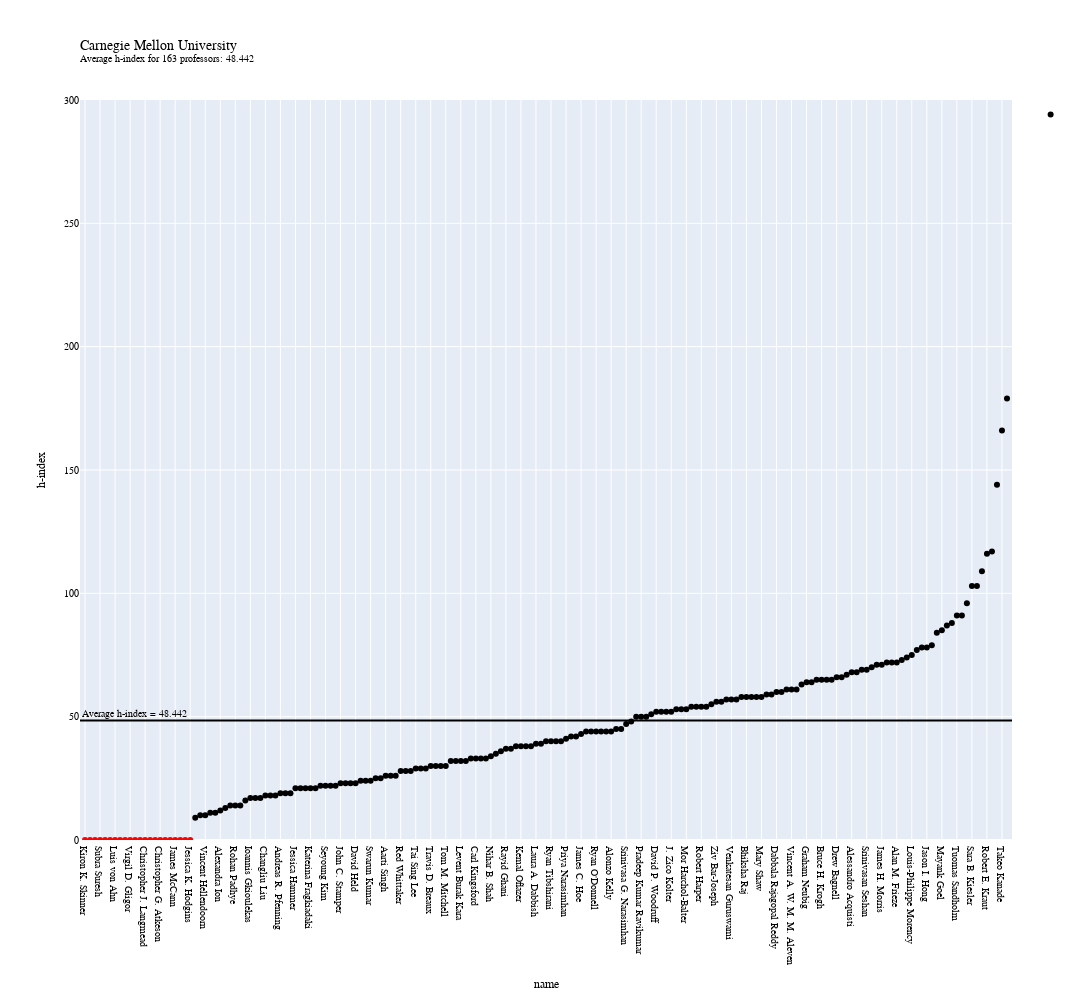
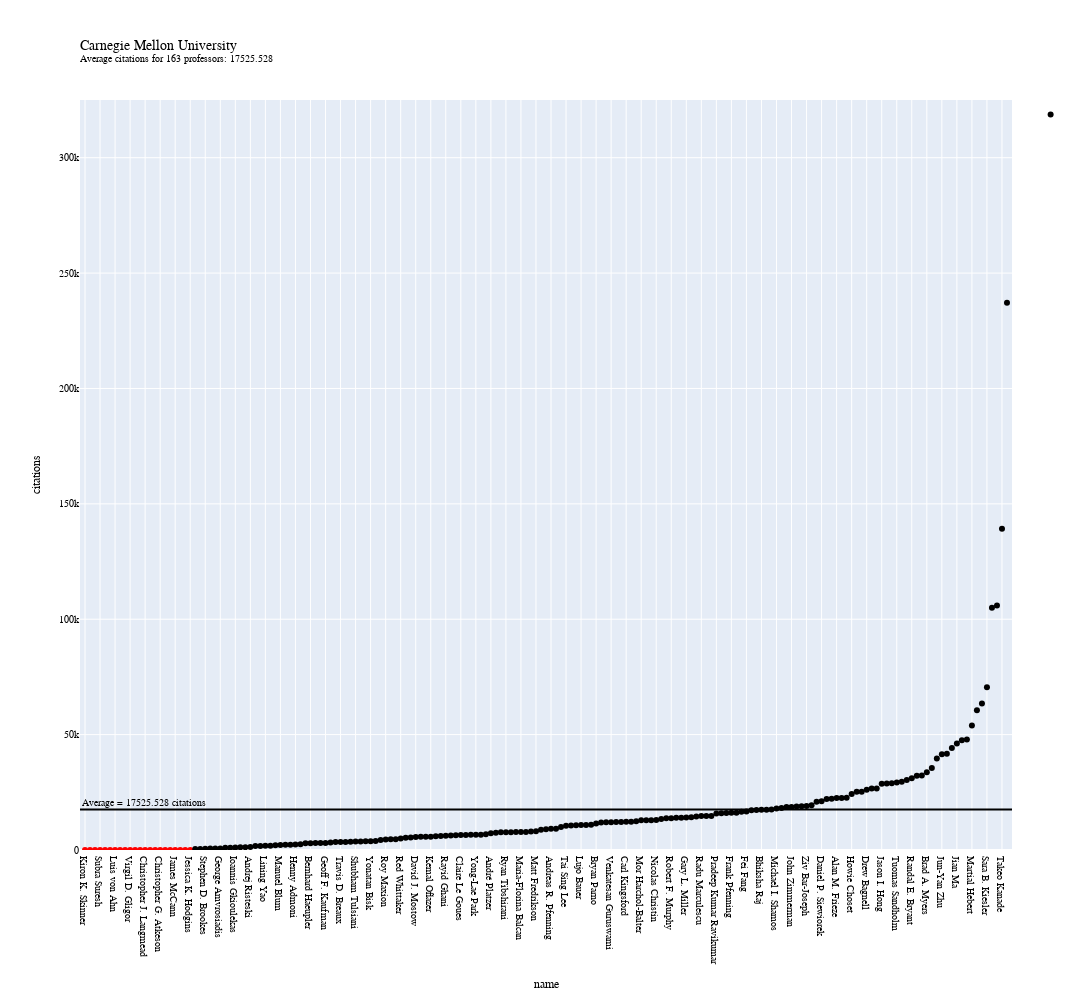

The cell these charts' notebook holds for them, in order:
### Code cell
plot('Carnegie Mellon University')

### Figure 1 — Plotly figure (JSON) as saved in the notebook; plotly's stock layout.template omitted (floating-point values rounded to 4 significant figures; data arrays with more than 128 entries replaced by an {"elided": "..."} marker saying what was removed)
{"data": [{"hovertemplate": "NO DATA", "legendgroup": "", "marker": {"color": "red", "symbol": "circle"}, "mode": "markers", "name": "", "orientation": "v", "showlegend": false, "type": "scatter", "x": ["Kiron K. Skinner", "Farnam Jahanian", "James D. Herbsleb", "Subra Suresh", "Greg Ganger", "Michael Ian Shamos", "Luis von Ahn", "Bhiksha Ramakrishnan", "Norman M. Sadeh", "Virgil D. Gligor", "Benjamin Moseley", "David Garlan", "Christopher J. Langmead", "Daniel Dominic Kaplan Sleator", "Yuanzhi Li", "Christopher G. Atkeson", "Stephen Brookes", "Lenore Blum", "James McCann", "Keenan Crane", "Abhinav Gupta", "Jessica K. Hodgins"], "xaxis": "x", "y": [0, 0, 0, 0, 0, 0, 0, 0, 0, 0, 0, 0, 0, 0, 0, 0, 0, 0, 0, 0, 0, 0], "yaxis": "y"}, {"marker": {"color": "black"}, "mode": "markers", "name": "", "type": "scatter", "x": {"elided": "163 str values"}, "y": {"elided": "163 int values"}}], "layout": {"annotations": [{"showarrow": false, "text": "Average h-index = 48.442", "x": 0, "xanchor": "left", "xref": "x domain", "y": 48.44, "yanchor": "bottom", "yref": "y"}], "font": {"color": "#000000", "family": "Courier New, monospace", "size": 10}, "height": 1000, "legend": {"tracegroupgap": 0}, "shapes": [{"line": {"color": "black"}, "type": "line", "x0": 0, "x1": 1, "xref": "x domain", "y0": 48.44, "y1": 48.44, "yref": "y"}], "title": {"text": "Carnegie Mellon University <br><sup>Average h-index for 163 professors: 48.442</sup>", "x": 0, "xref": "paper"}, "width": 3800, "xaxis": {"anchor": "y", "domain": [0, 1], "range": [-1, 185], "title": {"text": "name"}}, "yaxis": {"anchor": "x", "domain": [0, 1], "range": [0, 300], "title": {"text": "h-index"}}}}

### Figure 2 — Plotly figure (JSON) as saved in the notebook; plotly's stock layout.template omitted (floating-point values rounded to 4 significant figures; data arrays with more than 128 entries replaced by an {"elided": "..."} marker saying what was removed)
{"data": [{"hovertemplate": "NO DATA", "legendgroup": "", "marker": {"color": "red", "symbol": "circle"}, "mode": "markers", "name": "", "orientation": "v", "showlegend": false, "type": "scatter", "x": ["Kiron K. Skinner", "Farnam Jahanian", "James D. Herbsleb", "Subra Suresh", "Greg Ganger", "Michael Ian Shamos", "Luis von Ahn", "Bhiksha Ramakrishnan", "Norman M. Sadeh", "Virgil D. Gligor", "Benjamin Moseley", "David Garlan", "Christopher J. Langmead", "Daniel Dominic Kaplan Sleator", "Yuanzhi Li", "Christopher G. Atkeson", "Stephen Brookes", "Lenore Blum", "James McCann", "Keenan Crane", "Abhinav Gupta", "Jessica K. Hodgins"], "xaxis": "x", "y": [0, 0, 0, 0, 0, 0, 0, 0, 0, 0, 0, 0, 0, 0, 0, 0, 0, 0, 0, 0, 0, 0], "yaxis": "y"}, {"marker": {"color": "black"}, "mode": "markers", "name": "", "type": "scatter", "x": {"elided": "163 str values"}, "y": {"elided": "163 int values"}}], "layout": {"annotations": [{"showarrow": false, "text": "Average = 17525.528 citations", "x": 0, "xanchor": "left", "xref": "x domain", "y": 17530.0, "yanchor": "bottom", "yref": "y"}], "font": {"color": "#000000", "family": "Courier New, monospace", "size": 10}, "height": 1000, "legend": {"tracegroupgap": 0}, "shapes": [{"line": {"color": "black"}, "type": "line", "x0": 0, "x1": 1, "xref": "x domain", "y0": 17530.0, "y1": 17530.0, "yref": "y"}], "title": {"text": "Carnegie Mellon University <br><sup>Average citations for 163 professors: 17525.528</sup>", "x": 0, "xref": "paper"}, "width": 3800, "xaxis": {"anchor": "y", "domain": [0, 1], "range": [-1, 185], "title": {"text": "name"}}, "yaxis": {"anchor": "x", "domain": [0, 1], "range": [0, 325000], "title": {"text": "citations"}}}}
